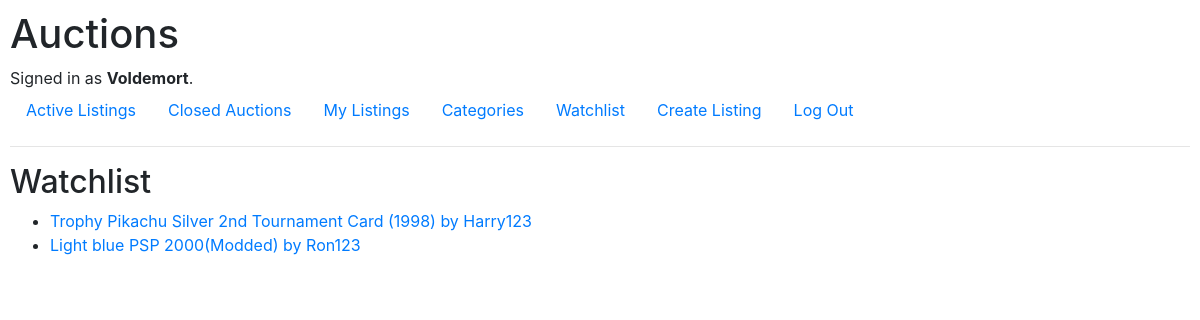
Before: /watchlist/ (signed in) with the older database file.
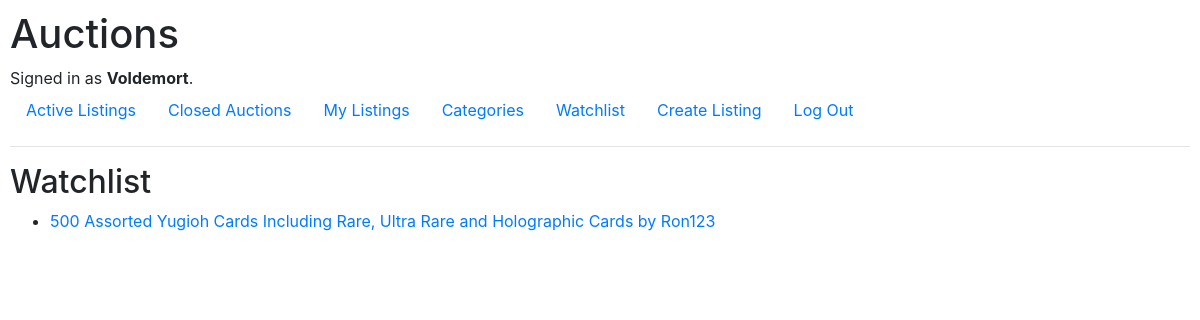
After: the same page with the newer database file.
### auctions/models.py (models this page shows, shortened)
class Listing(models.Model):
    user = models.ForeignKey(User, on_delete=models.CASCADE, related_name="user_listings")
    title = models.CharField(max_length=50, blank=False)
    description = models.CharField(max_length=200, blank=False)
    url = models.URLField(blank=False)
    category = models.ForeignKey(Category, on_delete=models.CASCADE, related_name="listings")
    created_at = models.DateTimeField(default=now)
    price = models.DecimalField(max_digits=10, decimal_places=2, blank=False, default=0.00)
    status = models.CharField(max_length=10, choices=[('active', 'Active'), ('closed', 'Closed')], default='active')

class User(AbstractUser):
    pass

### auctions/views.py (the view)
# urls.py: path("watchlist/", views.watchlist, name="watchlist"),
@login_required
def watchlist(request):
    if request.method == "POST":
        listing_id = request.POST.get("listing_id")
        listing = Listing.objects.get(id=listing_id)
        if not Watchlist.objects.filter(user=request.user, listing=listing).exists():
            Watchlist.objects.create(
                user=request.user,
                listing=listing
            )
        return redirect('watchlist')
    else:
        watchlist_listing = Watchlist.objects.filter(user=request.user)
        listings = []
        for entry in watchlist_listing:
            listings.append(entry.listing)
        context = {
            "listings": listings,
        }
        return render(request, "auctions/watchlist.html", context)

### auctions/templates/auctions/watchlist.html
{% extends "auctions/layout.html" %} {% block title%} Watchlist {%endblock%}
{%block body %}
<h2>Watchlist</h2>
{%if listings%}
<ul>
  {% for listing in listings %}
  <li>
    <a href="{% url 'listing_detail' id=listing.id %}">
      {{listing.title}} by {{listing.user}}
    </a>
  </li>
  {%endfor%}
</ul>
{%else%}
<p>No Listings in Watchlist</p>
{%endif%} {%endblock%}

Changed rows visible on the page:
no longer on this page (row unchanged): Listing: title "Trophy Pikachu Silver 2nd Tournament Card (1998)", user "Harry123"
no longer on this page (row edited): Listing: title "Light blue PSP 2000(Modded)", user "Ron123"
now on this page (row unchanged): Listing: title "500 Assorted Yugioh Cards Including Rare, Ultra Rare and Holographic Cards", user "Ron123"
